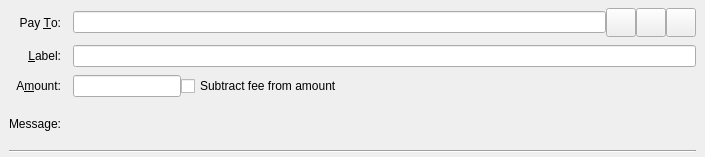
<?xml version="1.0" encoding="UTF-8"?>
<ui version="4.0">
 <class>SendCoinsEntry</class>
 <widget class="QStackedWidget" name="SendCoinsEntry">
  <property name="geometry">
   <rect>
    <x>0</x>
    <y>0</y>
    <width>705</width>
    <height>157</height>
   </rect>
  </property>
  <property name="focusPolicy">
   <enum>Qt::TabFocus</enum>
  </property>
  <property name="autoFillBackground">
   <bool>false</bool>
  </property>
  <widget class="QFrame" name="SendCoins">
   <property name="toolTip">
    <string>This is a normal payment.</string>
   </property>
   <property name="frameShape">
    <enum>QFrame::NoFrame</enum>
   </property>
   <layout class="QGridLayout" name="gridLayout">
    <property name="topMargin">
     <number>8</number>
    </property>
    <property name="bottomMargin">
     <number>4</number>
    </property>
    <property name="horizontalSpacing">
     <number>12</number>
    </property>
    <property name="verticalSpacing">
     <number>8</number>
    </property>
    <item row="2" column="0">
     <widget class="QLabel" name="amountLabel">
      <property name="text">
       <string>A&amp;mount:</string>
      </property>
      <property name="alignment">
       <set>Qt::AlignRight|Qt::AlignTrailing|Qt::AlignVCenter</set>
      </property>
      <property name="buddy">
       <cstring>payAmount</cstring>
      </property>
     </widget>
    </item>
    <item row="3" column="0">
     <widget class="QLabel" name="messageLabel">
      <property name="text">
       <string>Message:</string>
      </property>
      <property name="alignment">
       <set>Qt::AlignRight|Qt::AlignTrailing|Qt::AlignVCenter</set>
      </property>
     </widget>
    </item>
    <item row="1" column="1">
     <widget class="QLineEdit" name="addAsLabel">
      <property name="contextMenuPolicy">
       <enum>Qt::ActionsContextMenu</enum>
      </property>
      <property name="toolTip">
       <string>Enter a label for this address to add it to the list of used addresses</string>
      </property>
     </widget>
    </item>
    <item row="0" column="1">
     <layout class="QHBoxLayout" name="payToLayout">
      <property name="spacing">
       <number>0</number>
      </property>
      <item>
       <widget class="QValidatedLineEdit" name="payTo">
        <property name="contextMenuPolicy">
         <enum>Qt::ActionsContextMenu</enum>
        </property>
        <property name="toolTip">
         <string>The HDCH address to send the payment to</string>
        </property>
       </widget>
      </item>
      <item>
       <widget class="QToolButton" name="addressBookButton">
        <property name="toolTip">
         <string>Choose previously used address</string>
        </property>
        <property name="text">
         <string/>
        </property>
        <property name="iconSize">
         <size>
          <width>22</width>
          <height>22</height>
         </size>
        </property>
        <property name="shortcut">
         <string>Alt+A</string>
        </property>
       </widget>
      </item>
      <item>
       <widget class="QToolButton" name="pasteButton">
        <property name="toolTip">
         <string>Paste address from clipboard</string>
        </property>
        <property name="text">
         <string/>
        </property>
        <property name="iconSize">
         <size>
          <width>22</width>
          <height>22</height>
         </size>
        </property>
        <property name="shortcut">
         <string>Alt+P</string>
        </property>
       </widget>
      </item>
      <item>
       <widget class="QToolButton" name="deleteButton">
        <property name="toolTip">
         <string>Remove this entry</string>
        </property>
        <property name="text">
         <string/>
        </property>
        <property name="iconSize">
         <size>
          <width>22</width>
          <height>22</height>
         </size>
        </property>
       </widget>
      </item>
     </layout>
    </item>
    <item row="4" column="0" colspan="2">
     <widget class="Line" name="line">
      <property name="orientation">
       <enum>Qt::Horizontal</enum>
      </property>
     </widget>
    </item>
    <item row="3" column="1">
     <widget class="QLabel" name="messageTextLabel">
      <property name="toolTip">
       <string>A message that was attached to the hdchain: URI which will be stored with the transaction for your reference. Note: This message will not be sent over the HDCH network.</string>
      </property>
      <property name="textFormat">
       <enum>Qt::PlainText</enum>
      </property>
     </widget>
    </item>
    <item row="2" column="1">
     <layout class="QHBoxLayout" name="horizontalLayoutAmount" stretch="0,1">
      <item>
       <widget class="BitcoinAmountField" name="payAmount">
        <property name="contextMenuPolicy">
         <enum>Qt::ActionsContextMenu</enum>
        </property>
       </widget>
      </item>
      <item>
       <widget class="QCheckBox" name="checkboxSubtractFeeFromAmount">
        <property name="toolTip">
         <string>The fee will be deducted from the amount being sent. The recipient will receive less HDCHs than you enter in the amount field. If multiple recipients are selected, the fee is split equally.</string>
        </property>
        <property name="text">
         <string>Subtract fee from amount</string>
        </property>
       </widget>
      </item>
     </layout>
    </item>
    <item row="0" column="0">
     <widget class="QLabel" name="payToLabel">
      <property name="text">
       <string>Pay &amp;To:</string>
      </property>
      <property name="alignment">
       <set>Qt::AlignRight|Qt::AlignTrailing|Qt::AlignVCenter</set>
      </property>
      <property name="buddy">
       <cstring>payTo</cstring>
      </property>
     </widget>
    </item>
    <item row="1" column="0">
     <widget class="QLabel" name="labellLabel">
      <property name="text">
       <string>&amp;Label:</string>
      </property>
      <property name="alignment">
       <set>Qt::AlignRight|Qt::AlignTrailing|Qt::AlignVCenter</set>
      </property>
      <property name="buddy">
       <cstring>addAsLabel</cstring>
      </property>
     </widget>
    </item>
   </layout>
  </widget>
  <widget class="QFrame" name="SendCoins_UnauthenticatedPaymentRequest">
   <property name="palette">
    <palette>
     <active>
      <colorrole role="WindowText">
       <brush brushstyle="SolidPattern">
        <color alpha="255">
         <red>0</red>
         <green>0</green>
         <blue>0</blue>
        </color>
       </brush>
      </colorrole>
      <colorrole role="Button">
       <brush brushstyle="SolidPattern">
        <color alpha="255">
         <red>255</red>
         <green>255</green>
         <blue>127</blue>
        </color>
       </brush>
      </colorrole>
      <colorrole role="Light">
       <brush brushstyle="SolidPattern">
        <color alpha="255">
         <red>255</red>
         <green>255</green>
         <blue>255</blue>
        </color>
       </brush>
      </colorrole>
      <colorrole role="Midlight">
       <brush brushstyle="SolidPattern">
        <color alpha="255">
         <red>255</red>
         <green>255</green>
         <blue>191</blue>
        </color>
       </brush>
      </colorrole>
      <colorrole role="Dark">
       <brush brushstyle="SolidPattern">
        <color alpha="255">
         <red>127</red>
         <green>127</green>
         <blue>63</blue>
        </color>
       </brush>
      </colorrole>
      <colorrole role="Mid">
       <brush brushstyle="SolidPattern">
        <color alpha="255">
         <red>170</red>
         <green>170</green>
         <blue>84</blue>
        </color>
       </brush>
      </colorrole>
      <colorrole role="Text">
       <brush brushstyle="SolidPattern">
        <color alpha="255">
         <red>0</red>
         <green>0</green>
         <blue>0</blue>
        </color>
       </brush>
      </colorrole>
      <colorrole role="BrightText">
       <brush brushstyle="SolidPattern">
        <color alpha="255">
         <red>255</red>
         <green>255</green>
         <blue>255</blue>
        </color>
       </brush>
      </colorrole>
      <colorrole role="ButtonText">
       <brush brushstyle="SolidPattern">
        <color alpha="255">
         <red>0</red>
         <green>0</green>
         <blue>0</blue>
        </color>
       </brush>
      </colorrole>
      <colorrole role="Base">
       <brush brushstyle="SolidPattern">
        <color alpha="255">
         <red>255</red>
         <green>255</green>
         <blue>255</blue>
        </color>
       </brush>
      </colorrole>
      <colorrole role="Window">
       <brush brushstyle="SolidPattern">
        <color alpha="255">
         <red>255</red>
         <green>255</green>
         <blue>127</blue>
        </color>
       </brush>
      </colorrole>
      <colorrole role="Shadow">
       <brush brushstyle="SolidPattern">
        <color alpha="255">
         <red>0</red>
         <green>0</green>
         <blue>0</blue>
        </color>
       </brush>
      </colorrole>
      <colorrole role="AlternateBase">
       <brush brushstyle="SolidPattern">
        <color alpha="255">
         <red>255</red>
         <green>255</green>
         <blue>191</blue>
        </color>
       </brush>
      </colorrole>
      <colorrole role="ToolTipBase">
       <brush brushstyle="SolidPattern">
        <color alpha="255">
         <red>255</red>
         <green>255</green>
         <blue>220</blue>
        </color>
       </brush>
      </colorrole>
      <colorrole role="ToolTipText">
       <brush brushstyle="SolidPattern">
        <color alpha="255">
         <red>0</red>
         <green>0</green>
         <blue>0</blue>
        </color>
       </brush>
      </colorrole>
     </active>
     <inactive>
      <colorrole role="WindowText">
       <brush brushstyle="SolidPattern">
        <color alpha="255">
         <red>0</red>
         <green>0</green>
         <blue>0</blue>
        </color>
       </brush>
      </colorrole>
      <colorrole role="Button">
       <brush brushstyle="SolidPattern">
        <color alpha="255">
         <red>255</red>
         <green>255</green>
         <blue>127</blue>
        </color>
       </brush>
      </colorrole>
      <colorrole role="Light">
       <brush brushstyle="SolidPattern">
        <color alpha="255">
         <red>255</red>
         <green>255</green>
         <blue>255</blue>
        </color>
       </brush>
      </colorrole>
      <colorrole role="Midlight">
       <brush brushstyle="SolidPattern">
        <color alpha="255">
         <red>255</red>
         <green>255</green>
         <blue>191</blue>
        </color>
       </brush>
      </colorrole>
      <colorrole role="Dark">
       <brush brushstyle="SolidPattern">
        <color alpha="255">
         <red>127</red>
         <green>127</green>
         <blue>63</blue>
        </color>
       </brush>
      </colorrole>
      <colorrole role="Mid">
       <brush brushstyle="SolidPattern">
        <color alpha="255">
         <red>170</red>
         <green>170</green>
         <blue>84</blue>
        </color>
       </brush>
      </colorrole>
      <colorrole role="Text">
       <brush brushstyle="SolidPattern">
        <color alpha="255">
         <red>0</red>
         <green>0</green>
         <blue>0</blue>
        </color>
       </brush>
      </colorrole>
      <colorrole role="BrightText">
       <brush brushstyle="SolidPattern">
        <color alpha="255">
         <red>255</red>
         <green>255</green>
         <blue>255</blue>
        </color>
       </brush>
      </colorrole>
      <colorrole role="ButtonText">
       <brush brushstyle="SolidPattern">
        <color alpha="255">
         <red>0</red>
         <green>0</green>
         <blue>0</blue>
        </color>
       </brush>
      </colorrole>
      <colorrole role="Base">
       <brush brushstyle="SolidPattern">
        <color alpha="255">
         <red>255</red>
         <green>255</green>
         <blue>255</blue>
        </color>
       </brush>
      </colorrole>
      <colorrole role="Window">
       <brush brushstyle="SolidPattern">
        <color alpha="255">
         <red>255</red>
         <green>255</green>
         <blue>127</blue>
        </color>
       </brush>
      </colorrole>
      <colorrole role="Shadow">
       <brush brushstyle="SolidPattern">
        <color alpha="255">
         <red>0</red>
         <green>0</green>
         <blue>0</blue>
        </color>
       </brush>
      </colorrole>
      <colorrole role="AlternateBase">
       <brush brushstyle="SolidPattern">
        <color alpha="255">
         <red>255</red>
         <green>255</green>
         <blue>191</blue>
        </color>
       </brush>
      </colorrole>
      <colorrole role="ToolTipBase">
       <brush brushstyle="SolidPattern">
        <color alpha="255">
         <red>255</red>
         <green>255</green>
         <blue>220</blue>
        </color>
       </brush>
      </colorrole>
      <colorrole role="ToolTipText">
       <brush brushstyle="SolidPattern">
        <color alpha="255">
         <red>0</red>
         <green>0</green>
         <blue>0</blue>
        </color>
       </brush>
      </colorrole>
     </inactive>
     <disabled>
      <colorrole role="WindowText">
       <brush brushstyle="SolidPattern">
        <color alpha="255">
         <red>127</red>
         <green>127</green>
         <blue>63</blue>
        </color>
       </brush>
      </colorrole>
      <colorrole role="Button">
       <brush brushstyle="SolidPattern">
        <color alpha="255">
         <red>255</red>
         <green>255</green>
         <blue>127</blue>
        </color>
       </brush>
      </colorrole>
      <colorrole role="Light">
       <brush brushstyle="SolidPattern">
        <color alpha="255">
         <red>255</red>
         <green>255</green>
         <blue>255</blue>
        </color>
       </brush>
      </colorrole>
      <colorrole role="Midlight">
       <brush brushstyle="SolidPattern">
        <color alpha="255">
         <red>255</red>
         <green>255</green>
         <blue>191</blue>
        </color>
       </brush>
      </colorrole>
      <colorrole role="Dark">
       <brush brushstyle="SolidPattern">
        <color alpha="255">
         <red>127</red>
         <green>127</green>
         <blue>63</blue>
        </color>
       </brush>
      </colorrole>
      <colorrole role="Mid">
       <brush brushstyle="SolidPattern">
        <color alpha="255">
         <red>170</red>
         <green>170</green>
         <blue>84</blue>
        </color>
       </brush>
      </colorrole>
      <colorrole role="Text">
       <brush brushstyle="SolidPattern">
        <color alpha="255">
         <red>127</red>
         <green>127</green>
         <blue>63</blue>
        </color>
       </brush>
      </colorrole>
      <colorrole role="BrightText">
       <brush brushstyle="SolidPattern">
        <color alpha="255">
         <red>255</red>
         <green>255</green>
         <blue>255</blue>
        </color>
       </brush>
      </colorrole>
      <colorrole role="ButtonText">
       <brush brushstyle="SolidPattern">
        <color alpha="255">
         <red>127</red>
         <green>127</green>
         <blue>63</blue>
        </color>
       </brush>
      </colorrole>
      <colorrole role="Base">
       <brush brushstyle="SolidPattern">
        <color alpha="255">
         <red>255</red>
         <green>255</green>
         <blue>127</blue>
        </color>
       </brush>
      </colorrole>
      <colorrole role="Window">
       <brush brushstyle="SolidPattern">
        <color alpha="255">
         <red>255</red>
         <green>255</green>
         <blue>127</blue>
        </color>
       </brush>
      </colorrole>
      <colorrole role="Shadow">
       <brush brushstyle="SolidPattern">
        <color alpha="255">
         <red>0</red>
         <green>0</green>
         <blue>0</blue>
        </color>
       </brush>
      </colorrole>
      <colorrole role="AlternateBase">
       <brush brushstyle="SolidPattern">
        <color alpha="255">
         <red>255</red>
         <green>255</green>
         <blue>127</blue>
        </color>
       </brush>
      </colorrole>
      <colorrole role="ToolTipBase">
       <brush brushstyle="SolidPattern">
        <color alpha="255">
         <red>255</red>
         <green>255</green>
         <blue>220</blue>
        </color>
       </brush>
      </colorrole>
      <colorrole role="ToolTipText">
       <brush brushstyle="SolidPattern">
        <color alpha="255">
         <red>0</red>
         <green>0</green>
         <blue>0</blue>
        </color>
       </brush>
      </colorrole>
     </disabled>
    </palette>
   </property>
   <property name="toolTip">
    <string>This is an unauthenticated payment request.</string>
   </property>
   <property name="autoFillBackground">
    <bool>true</bool>
   </property>
   <property name="frameShape">
    <enum>QFrame::NoFrame</enum>
   </property>
   <layout class="QGridLayout" name="gridLayout_is">
    <property name="spacing">
     <number>12</number>
    </property>
    <item row="0" column="0">
     <widget class="QLabel" name="payToLabel_is">
      <property name="text">
       <string>Pay To:</string>
      </property>
      <property name="alignment">
       <set>Qt::AlignRight|Qt::AlignTrailing|Qt::AlignVCenter</set>
      </property>
     </widget>
    </item>
    <item row="0" column="1">
     <layout class="QHBoxLayout" name="payToLayout_is">
      <property name="spacing">
       <number>0</number>
      </property>
      <item>
       <widget class="QLabel" name="payTo_is"/>
      </item>
      <item>
       <widget class="QToolButton" name="deleteButton_is">
        <property name="toolTip">
         <string>Remove this entry</string>
        </property>
        <property name="text">
         <string/>
        </property>
       </widget>
      </item>
     </layout>
    </item>
    <item row="1" column="0">
     <widget class="QLabel" name="memoLabel_is">
      <property name="text">
       <string>Memo:</string>
      </property>
      <property name="alignment">
       <set>Qt::AlignRight|Qt::AlignTrailing|Qt::AlignVCenter</set>
      </property>
     </widget>
    </item>
    <item row="1" column="1">
     <widget class="QLabel" name="memoTextLabel_is">
      <property name="textFormat">
       <enum>Qt::PlainText</enum>
      </property>
     </widget>
    </item>
    <item row="2" column="0">
     <widget class="QLabel" name="amountLabel_is">
      <property name="text">
       <string>A&amp;mount:</string>
      </property>
      <property name="alignment">
       <set>Qt::AlignRight|Qt::AlignTrailing|Qt::AlignVCenter</set>
      </property>
      <property name="buddy">
       <cstring>payAmount_is</cstring>
      </property>
     </widget>
    </item>
    <item row="2" column="1">
     <widget class="BitcoinAmountField" name="payAmount_is">
      <property name="acceptDrops">
       <bool>false</bool>
      </property>
     </widget>
    </item>
   </layout>
  </widget>
  <widget class="QFrame" name="SendCoins_AuthenticatedPaymentRequest">
   <property name="palette">
    <palette>
     <active>
      <colorrole role="WindowText">
       <brush brushstyle="SolidPattern">
        <color alpha="255">
         <red>0</red>
         <green>0</green>
         <blue>0</blue>
        </color>
       </brush>
      </colorrole>
      <colorrole role="Button">
       <brush brushstyle="SolidPattern">
        <color alpha="255">
         <red>140</red>
         <green>232</green>
         <blue>119</blue>
        </color>
       </brush>
      </colorrole>
      <colorrole role="Light">
       <brush brushstyle="SolidPattern">
        <color alpha="255">
         <red>230</red>
         <green>255</green>
         <blue>224</blue>
        </color>
       </brush>
      </colorrole>
      <colorrole role="Midlight">
       <brush brushstyle="SolidPattern">
        <color alpha="255">
         <red>185</red>
         <green>243</green>
         <blue>171</blue>
        </color>
       </brush>
      </colorrole>
      <colorrole role="Dark">
       <brush brushstyle="SolidPattern">
        <color alpha="255">
         <red>70</red>
         <green>116</green>
         <blue>59</blue>
        </color>
       </brush>
      </colorrole>
      <colorrole role="Mid">
       <brush brushstyle="SolidPattern">
        <color alpha="255">
         <red>93</red>
         <green>155</green>
         <blue>79</blue>
        </color>
       </brush>
      </colorrole>
      <colorrole role="Text">
       <brush brushstyle="SolidPattern">
        <color alpha="255">
         <red>0</red>
         <green>0</green>
         <blue>0</blue>
        </color>
       </brush>
      </colorrole>
      <colorrole role="BrightText">
       <brush brushstyle="SolidPattern">
        <color alpha="255">
         <red>155</red>
         <green>255</green>
         <blue>147</blue>
        </color>
       </brush>
      </colorrole>
      <colorrole role="ButtonText">
       <brush brushstyle="SolidPattern">
        <color alpha="255">
         <red>0</red>
         <green>0</green>
         <blue>0</blue>
        </color>
       </brush>
      </colorrole>
      <colorrole role="Base">
       <brush brushstyle="SolidPattern">
        <color alpha="255">
         <red>119</red>
         <green>255</green>
         <blue>233</blue>
        </color>
       </brush>
      </colorrole>
      <colorrole role="Window">
       <brush brushstyle="SolidPattern">
        <color alpha="255">
         <red>140</red>
         <green>232</green>
         <blue>119</blue>
        </color>
       </brush>
      </colorrole>
      <colorrole role="Shadow">
       <brush brushstyle="SolidPattern">
        <color alpha="255">
         <red>0</red>
         <green>0</green>
         <blue>0</blue>
        </color>
       </brush>
      </colorrole>
      <colorrole role="AlternateBase">
       <brush brushstyle="SolidPattern">
        <color alpha="255">
         <red>197</red>
         <green>243</green>
         <blue>187</blue>
        </color>
       </brush>
      </colorrole>
      <colorrole role="NoRole">
       <brush brushstyle="SolidPattern">
        <color alpha="255">
         <red>125</red>
         <green>194</green>
         <blue>122</blue>
        </color>
       </brush>
      </colorrole>
      <colorrole role="ToolTipBase">
       <brush brushstyle="SolidPattern">
        <color alpha="255">
         <red>255</red>
         <green>255</green>
         <blue>220</blue>
        </color>
       </brush>
      </colorrole>
      <colorrole role="ToolTipText">
       <brush brushstyle="SolidPattern">
        <color alpha="255">
         <red>0</red>
         <green>0</green>
         <blue>0</blue>
        </color>
       </brush>
      </colorrole>
     </active>
     <inactive>
      <colorrole role="WindowText">
       <brush brushstyle="SolidPattern">
        <color alpha="255">
         <red>0</red>
         <green>0</green>
         <blue>0</blue>
        </color>
       </brush>
      </colorrole>
      <colorrole role="Button">
       <brush brushstyle="SolidPattern">
        <color alpha="255">
         <red>140</red>
         <green>232</green>
         <blue>119</blue>
        </color>
       </brush>
      </colorrole>
      <colorrole role="Light">
       <brush brushstyle="SolidPattern">
        <color alpha="255">
         <red>230</red>
         <green>255</green>
         <blue>224</blue>
        </color>
       </brush>
      </colorrole>
      <colorrole role="Midlight">
       <brush brushstyle="SolidPattern">
        <color alpha="255">
         <red>185</red>
         <green>243</green>
         <blue>171</blue>
        </color>
       </brush>
      </colorrole>
      <colorrole role="Dark">
       <brush brushstyle="SolidPattern">
        <color alpha="255">
         <red>70</red>
         <green>116</green>
         <blue>59</blue>
        </color>
       </brush>
      </colorrole>
      <colorrole role="Mid">
       <brush brushstyle="SolidPattern">
        <color alpha="255">
         <red>93</red>
         <green>155</green>
         <blue>79</blue>
        </color>
       </brush>
      </colorrole>
      <colorrole role="Text">
       <brush brushstyle="SolidPattern">
        <color alpha="255">
         <red>0</red>
         <green>0</green>
         <blue>0</blue>
        </color>
       </brush>
      </colorrole>
      <colorrole role="BrightText">
       <brush brushstyle="SolidPattern">
        <color alpha="255">
         <red>155</red>
         <green>255</green>
         <blue>147</blue>
        </color>
       </brush>
      </colorrole>
      <colorrole role="ButtonText">
       <brush brushstyle="SolidPattern">
        <color alpha="255">
         <red>0</red>
         <green>0</green>
         <blue>0</blue>
        </color>
       </brush>
      </colorrole>
      <colorrole role="Base">
       <brush brushstyle="SolidPattern">
        <color alpha="255">
         <red>119</red>
         <green>255</green>
         <blue>233</blue>
        </color>
       </brush>
      </colorrole>
      <colorrole role="Window">
       <brush brushstyle="SolidPattern">
        <color alpha="255">
         <red>140</red>
         <green>232</green>
         <blue>119</blue>
        </color>
       </brush>
      </colorrole>
      <colorrole role="Shadow">
       <brush brushstyle="SolidPattern">
        <color alpha="255">
         <red>0</red>
         <green>0</green>
         <blue>0</blue>
        </color>
       </brush>
      </colorrole>
      <colorrole role="AlternateBase">
       <brush brushstyle="SolidPattern">
        <color alpha="255">
         <red>197</red>
         <green>243</green>
         <blue>187</blue>
        </color>
       </brush>
      </colorrole>
      <colorrole role="NoRole">
       <brush brushstyle="SolidPattern">
        <color alpha="255">
         <red>125</red>
         <green>194</green>
         <blue>122</blue>
        </color>
       </brush>
      </colorrole>
      <colorrole role="ToolTipBase">
       <brush brushstyle="SolidPattern">
        <color alpha="255">
         <red>255</red>
         <green>255</green>
         <blue>220</blue>
        </color>
       </brush>
      </colorrole>
      <colorrole role="ToolTipText">
       <brush brushstyle="SolidPattern">
        <color alpha="255">
         <red>0</red>
         <green>0</green>
         <blue>0</blue>
        </color>
       </brush>
      </colorrole>
     </inactive>
     <disabled>
      <colorrole role="WindowText">
       <brush brushstyle="SolidPattern">
        <color alpha="255">
         <red>70</red>
         <green>116</green>
         <blue>59</blue>
        </color>
       </brush>
      </colorrole>
      <colorrole role="Button">
       <brush brushstyle="SolidPattern">
        <color alpha="255">
         <red>140</red>
         <green>232</green>
         <blue>119</blue>
        </color>
       </brush>
      </colorrole>
      <colorrole role="Light">
       <brush brushstyle="SolidPattern">
        <color alpha="255">
         <red>230</red>
         <green>255</green>
         <blue>224</blue>
        </color>
       </brush>
      </colorrole>
      <colorrole role="Midlight">
       <brush brushstyle="SolidPattern">
        <color alpha="255">
         <red>185</red>
         <green>243</green>
         <blue>171</blue>
        </color>
       </brush>
      </colorrole>
      <colorrole role="Dark">
       <brush brushstyle="SolidPattern">
        <color alpha="255">
         <red>70</red>
         <green>116</green>
         <blue>59</blue>
        </color>
       </brush>
      </colorrole>
      <colorrole role="Mid">
       <brush brushstyle="SolidPattern">
        <color alpha="255">
         <red>93</red>
         <green>155</green>
         <blue>79</blue>
        </color>
       </brush>
      </colorrole>
      <colorrole role="Text">
       <brush brushstyle="SolidPattern">
        <color alpha="255">
         <red>70</red>
         <green>116</green>
         <blue>59</blue>
        </color>
       </brush>
      </colorrole>
      <colorrole role="BrightText">
       <brush brushstyle="SolidPattern">
        <color alpha="255">
         <red>155</red>
         <green>255</green>
         <blue>147</blue>
        </color>
       </brush>
      </colorrole>
      <colorrole role="ButtonText">
       <brush brushstyle="SolidPattern">
        <color alpha="255">
         <red>70</red>
         <green>116</green>
         <blue>59</blue>
        </color>
       </brush>
      </colorrole>
      <colorrole role="Base">
       <brush brushstyle="SolidPattern">
        <color alpha="255">
         <red>140</red>
         <green>232</green>
         <blue>119</blue>
        </color>
       </brush>
      </colorrole>
      <colorrole role="Window">
       <brush brushstyle="SolidPattern">
        <color alpha="255">
         <red>140</red>
         <green>232</green>
         <blue>119</blue>
        </color>
       </brush>
      </colorrole>
      <colorrole role="Shadow">
       <brush brushstyle="SolidPattern">
        <color alpha="255">
         <red>0</red>
         <green>0</green>
         <blue>0</blue>
        </color>
       </brush>
      </colorrole>
      <colorrole role="AlternateBase">
       <brush brushstyle="SolidPattern">
        <color alpha="255">
         <red>140</red>
         <green>232</green>
         <blue>119</blue>
        </color>
       </brush>
      </colorrole>
      <colorrole role="NoRole">
       <brush brushstyle="SolidPattern">
        <color alpha="255">
         <red>125</red>
         <green>194</green>
         <blue>122</blue>
        </color>
       </brush>
      </colorrole>
      <colorrole role="ToolTipBase">
       <brush brushstyle="SolidPattern">
        <color alpha="255">
         <red>255</red>
         <green>255</green>
         <blue>220</blue>
        </color>
       </brush>
      </colorrole>
      <colorrole role="ToolTipText">
       <brush brushstyle="SolidPattern">
        <color alpha="255">
         <red>0</red>
         <green>0</green>
         <blue>0</blue>
        </color>
       </brush>
      </colorrole>
     </disabled>
    </palette>
   </property>
   <property name="toolTip">
    <string>This is an authenticated payment request.</string>
   </property>
   <property name="autoFillBackground">
    <bool>true</bool>
   </property>
   <property name="frameShape">
    <enum>QFrame::NoFrame</enum>
   </property>
   <layout class="QGridLayout" name="gridLayout_s">
    <property name="spacing">
     <number>12</number>
    </property>
    <item row="0" column="0">
     <widget class="QLabel" name="payToLabel_s">
      <property name="text">
       <string>Pay To:</string>
      </property>
      <property name="alignment">
       <set>Qt::AlignRight|Qt::AlignTrailing|Qt::AlignVCenter</set>
      </property>
     </widget>
    </item>
    <item row="0" column="1">
     <layout class="QHBoxLayout" name="payToLayout_s">
      <property name="spacing">
       <number>0</number>
      </property>
      <item>
       <widget class="QLabel" name="payTo_s">
        <property name="textFormat">
         <enum>Qt::PlainText</enum>
        </property>
       </widget>
      </item>
      <item>
       <widget class="QToolButton" name="deleteButton_s">
        <property name="toolTip">
         <string>Remove this entry</string>
        </property>
        <property name="text">
         <string/>
        </property>
       </widget>
      </item>
     </layout>
    </item>
    <item row="1" column="0">
     <widget class="QLabel" name="memoLabel_s">
      <property name="text">
       <string>Memo:</string>
      </property>
      <property name="alignment">
       <set>Qt::AlignRight|Qt::AlignTrailing|Qt::AlignVCenter</set>
      </property>
     </widget>
    </item>
    <item row="1" column="1">
     <widget class="QLabel" name="memoTextLabel_s">
      <property name="textFormat">
       <enum>Qt::PlainText</enum>
      </property>
     </widget>
    </item>
    <item row="2" column="0">
     <widget class="QLabel" name="amountLabel_s">
      <property name="text">
       <string>A&amp;mount:</string>
      </property>
      <property name="alignment">
       <set>Qt::AlignRight|Qt::AlignTrailing|Qt::AlignVCenter</set>
      </property>
      <property name="buddy">
       <cstring>payAmount_s</cstring>
      </property>
     </widget>
    </item>
    <item row="2" column="1">
     <widget class="BitcoinAmountField" name="payAmount_s">
      <property name="acceptDrops">
       <bool>false</bool>
      </property>
     </widget>
    </item>
   </layout>
  </widget>
 </widget>
 <customwidgets>
  <customwidget>
   <class>QValidatedLineEdit</class>
   <extends>QLineEdit</extends>
   <header>qvalidatedlineedit.h</header>
  </customwidget>
  <customwidget>
   <class>BitcoinAmountField</class>
   <extends>QLineEdit</extends>
   <header>bitcoinamountfield.h</header>
   <container>1</container>
  </customwidget>
 </customwidgets>
 <tabstops>
  <tabstop>payTo</tabstop>
  <tabstop>addressBookButton</tabstop>
  <tabstop>pasteButton</tabstop>
  <tabstop>deleteButton</tabstop>
  <tabstop>addAsLabel</tabstop>
  <tabstop>payAmount</tabstop>
  <tabstop>payAmount_is</tabstop>
  <tabstop>deleteButton_is</tabstop>
  <tabstop>payAmount_s</tabstop>
  <tabstop>deleteButton_s</tabstop>
 </tabstops>
 <resources/>
 <connections/>
</ui>
